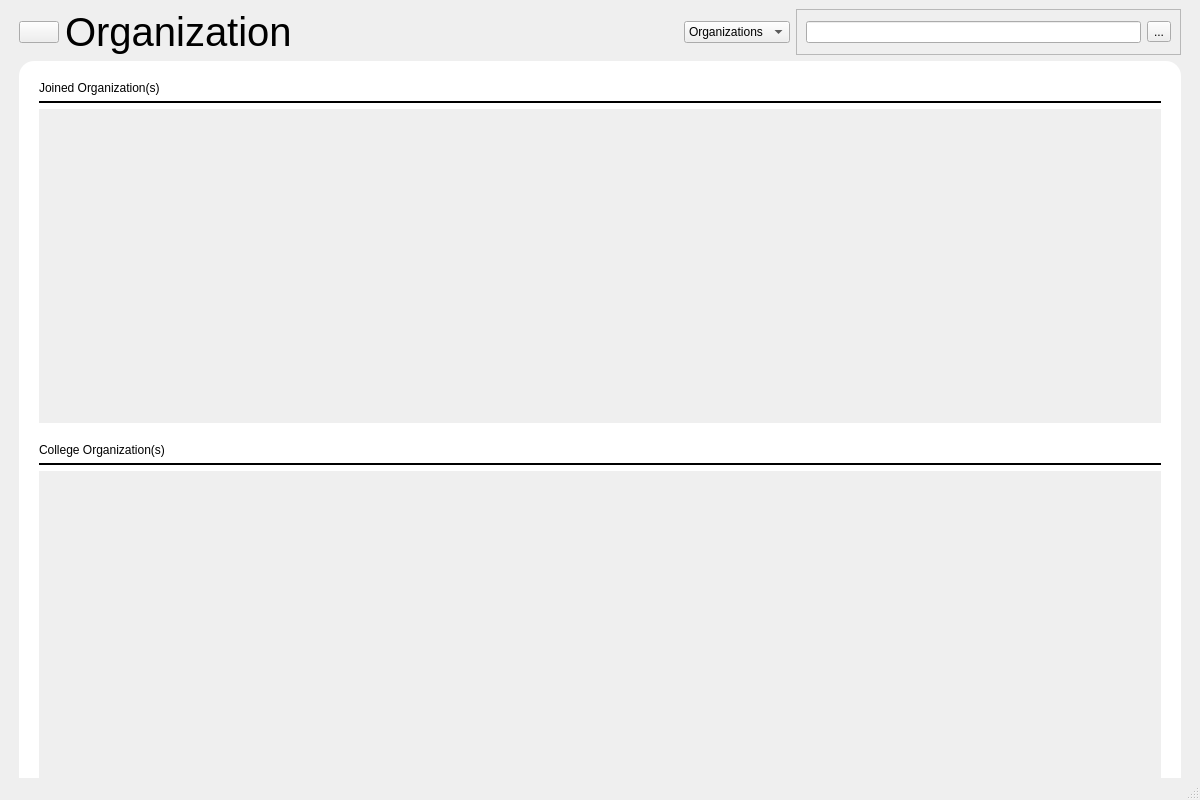
<?xml version="1.0" encoding="UTF-8"?>
<ui version="4.0">
 <class>MainWindow</class>
 <widget class="QMainWindow" name="MainWindow">
  <property name="geometry">
   <rect>
    <x>0</x>
    <y>0</y>
    <width>1200</width>
    <height>800</height>
   </rect>
  </property>
  <property name="minimumSize">
   <size>
    <width>600</width>
    <height>500</height>
   </size>
  </property>
  <property name="windowTitle">
   <string>MainWindow</string>
  </property>
  <widget class="QWidget" name="centralwidget">
   <layout class="QVBoxLayout" name="verticalLayout">
    <property name="spacing">
     <number>0</number>
    </property>
    <property name="leftMargin">
     <number>10</number>
    </property>
    <property name="topMargin">
     <number>0</number>
    </property>
    <property name="rightMargin">
     <number>10</number>
    </property>
    <property name="bottomMargin">
     <number>0</number>
    </property>
    <item>
     <widget class="QStackedWidget" name="stacked_widget">
      <property name="sizePolicy">
       <sizepolicy hsizetype="Expanding" vsizetype="Expanding">
        <horstretch>0</horstretch>
        <verstretch>0</verstretch>
       </sizepolicy>
      </property>
      <property name="currentIndex">
       <number>0</number>
      </property>
      <widget class="QWidget" name="landing_page">
       <layout class="QVBoxLayout" name="verticalLayout_2">
        <item>
         <layout class="QHBoxLayout" name="horizontalLayout_2">
          <item>
           <widget class="QPushButton" name="burger_btn">
            <property name="cursor">
             <cursorShape>ArrowCursor</cursorShape>
            </property>
            <property name="text">
             <string/>
            </property>
            <property name="icon">
             <iconset resource="../assets/org_assets.qrc">
              <normaloff>:/icons/organization/icons/burger_ic.png</normaloff>:/icons/organization/icons/burger_ic.png</iconset>
            </property>
            <property name="iconSize">
             <size>
              <width>40</width>
              <height>40</height>
             </size>
            </property>
           </widget>
          </item>
          <item>
           <widget class="QLabel" name="header_label">
            <property name="font">
             <font>
              <pointsize>30</pointsize>
              <kerning>true</kerning>
             </font>
            </property>
            <property name="text">
             <string>Organization</string>
            </property>
           </widget>
          </item>
          <item>
           <spacer name="horizontalSpacer">
            <property name="orientation">
             <enum>Qt::Horizontal</enum>
            </property>
            <property name="sizeHint" stdset="0">
             <size>
              <width>332</width>
              <height>20</height>
             </size>
            </property>
           </spacer>
          </item>
          <item>
           <widget class="QComboBox" name="comboBox">
            <item>
             <property name="text">
              <string>Organizations</string>
             </property>
            </item>
            <item>
             <property name="text">
              <string>Branches</string>
             </property>
            </item>
           </widget>
          </item>
          <item>
           <widget class="QFrame" name="frame">
            <property name="frameShape">
             <enum>QFrame::StyledPanel</enum>
            </property>
            <property name="frameShadow">
             <enum>QFrame::Raised</enum>
            </property>
            <layout class="QHBoxLayout" name="horizontalLayout">
             <item>
              <widget class="QLineEdit" name="search_line"/>
             </item>
             <item>
              <widget class="QToolButton" name="search_btn">
               <property name="cursor">
                <cursorShape>PointingHandCursor</cursorShape>
               </property>
               <property name="focusPolicy">
                <enum>Qt::TabFocus</enum>
               </property>
               <property name="text">
                <string>...</string>
               </property>
               <property name="icon">
                <iconset resource="../assets/org_assets.qrc">
                 <normaloff>:/icons/organization/icons/search_ic.png</normaloff>:/icons/organization/icons/search_ic.png</iconset>
               </property>
               <property name="iconSize">
                <size>
                 <width>30</width>
                 <height>30</height>
                </size>
               </property>
               <property name="shortcut">
                <string>Return, Enter</string>
               </property>
              </widget>
             </item>
            </layout>
           </widget>
          </item>
         </layout>
        </item>
        <item>
         <widget class="QFrame" name="joined_container">
          <property name="enabled">
           <bool>true</bool>
          </property>
          <property name="sizePolicy">
           <sizepolicy hsizetype="Expanding" vsizetype="Expanding">
            <horstretch>0</horstretch>
            <verstretch>0</verstretch>
           </sizepolicy>
          </property>
          <property name="minimumSize">
           <size>
            <width>0</width>
            <height>400</height>
           </size>
          </property>
          <property name="maximumSize">
           <size>
            <width>16777215</width>
            <height>16777215</height>
           </size>
          </property>
          <property name="styleSheet">
           <string notr="true">QFrame {
    background-color: white;
    border-radius: 15px;
}</string>
          </property>
          <property name="frameShape">
           <enum>QFrame::StyledPanel</enum>
          </property>
          <property name="frameShadow">
           <enum>QFrame::Raised</enum>
          </property>
          <layout class="QVBoxLayout" name="verticalLayout_3">
           <property name="sizeConstraint">
            <enum>QLayout::SetNoConstraint</enum>
           </property>
           <property name="leftMargin">
            <number>20</number>
           </property>
           <property name="topMargin">
            <number>20</number>
           </property>
           <property name="rightMargin">
            <number>20</number>
           </property>
           <property name="bottomMargin">
            <number>20</number>
           </property>
           <item>
            <layout class="QVBoxLayout" name="verticalLayout_7">
             <property name="leftMargin">
              <number>0</number>
             </property>
             <property name="topMargin">
              <number>0</number>
             </property>
             <property name="rightMargin">
              <number>0</number>
             </property>
             <property name="bottomMargin">
              <number>0</number>
             </property>
             <item alignment="Qt::AlignTop">
              <widget class="QLabel" name="joined_label">
               <property name="text">
                <string>Joined Organization(s)</string>
               </property>
              </widget>
             </item>
             <item alignment="Qt::AlignTop">
              <widget class="QFrame" name="hr_line">
               <property name="maximumSize">
                <size>
                 <width>16777215</width>
                 <height>2</height>
                </size>
               </property>
               <property name="styleSheet">
                <string notr="true">QFrame {
    background-color: black;
}</string>
               </property>
               <property name="frameShape">
                <enum>QFrame::HLine</enum>
               </property>
               <property name="frameShadow">
                <enum>QFrame::Sunken</enum>
               </property>
              </widget>
             </item>
            </layout>
           </item>
           <item>
            <widget class="QScrollArea" name="joined_org_scrollable">
             <property name="styleSheet">
              <string notr="true">QScrollArea {
    background-color: white;
}</string>
             </property>
             <property name="widgetResizable">
              <bool>true</bool>
             </property>
             <widget class="QWidget" name="joined_org_scroll">
              <property name="geometry">
               <rect>
                <x>0</x>
                <y>0</y>
                <width>1118</width>
                <height>326</height>
               </rect>
              </property>
              <property name="sizePolicy">
               <sizepolicy hsizetype="Expanding" vsizetype="Expanding">
                <horstretch>0</horstretch>
                <verstretch>0</verstretch>
               </sizepolicy>
              </property>
              <layout class="QVBoxLayout" name="verticalLayout_4">
               <item>
                <layout class="QGridLayout" name="joined_org_grid">
                 <property name="sizeConstraint">
                  <enum>QLayout::SetMaximumSize</enum>
                 </property>
                 <property name="horizontalSpacing">
                  <number>20</number>
                 </property>
                 <property name="verticalSpacing">
                  <number>40</number>
                 </property>
                </layout>
               </item>
              </layout>
             </widget>
            </widget>
           </item>
          </layout>
         </widget>
        </item>
        <item>
         <spacer name="verticalSpacer">
          <property name="orientation">
           <enum>Qt::Vertical</enum>
          </property>
          <property name="sizeType">
           <enum>QSizePolicy::Fixed</enum>
          </property>
          <property name="sizeHint" stdset="0">
           <size>
            <width>20</width>
            <height>10</height>
           </size>
          </property>
         </spacer>
        </item>
        <item>
         <widget class="QFrame" name="other_container">
          <property name="sizePolicy">
           <sizepolicy hsizetype="Expanding" vsizetype="Expanding">
            <horstretch>0</horstretch>
            <verstretch>0</verstretch>
           </sizepolicy>
          </property>
          <property name="minimumSize">
           <size>
            <width>0</width>
            <height>500</height>
           </size>
          </property>
          <property name="maximumSize">
           <size>
            <width>16777215</width>
            <height>16777215</height>
           </size>
          </property>
          <property name="styleSheet">
           <string notr="true">QFrame {
    background-color: white;
    border-radius: 15px;
}</string>
          </property>
          <property name="frameShape">
           <enum>QFrame::StyledPanel</enum>
          </property>
          <property name="frameShadow">
           <enum>QFrame::Raised</enum>
          </property>
          <layout class="QVBoxLayout" name="verticalLayout_6">
           <property name="leftMargin">
            <number>20</number>
           </property>
           <property name="topMargin">
            <number>20</number>
           </property>
           <property name="rightMargin">
            <number>20</number>
           </property>
           <property name="bottomMargin">
            <number>20</number>
           </property>
           <item>
            <layout class="QVBoxLayout" name="verticalLayout_5">
             <property name="leftMargin">
              <number>0</number>
             </property>
             <property name="topMargin">
              <number>0</number>
             </property>
             <property name="rightMargin">
              <number>0</number>
             </property>
             <property name="bottomMargin">
              <number>0</number>
             </property>
             <item alignment="Qt::AlignTop">
              <widget class="QLabel" name="college_label">
               <property name="text">
                <string>College Organization(s)</string>
               </property>
              </widget>
             </item>
             <item alignment="Qt::AlignTop">
              <widget class="QFrame" name="hr_line_2">
               <property name="maximumSize">
                <size>
                 <width>16777215</width>
                 <height>2</height>
                </size>
               </property>
               <property name="styleSheet">
                <string notr="true">QFrame {
    background-color: black;
}</string>
               </property>
               <property name="frameShape">
                <enum>QFrame::HLine</enum>
               </property>
               <property name="frameShadow">
                <enum>QFrame::Sunken</enum>
               </property>
              </widget>
             </item>
            </layout>
           </item>
           <item>
            <widget class="QScrollArea" name="college_org_scrollable">
             <property name="styleSheet">
              <string notr="true">QScrollArea {
    background-color: white;
}</string>
             </property>
             <property name="widgetResizable">
              <bool>true</bool>
             </property>
             <widget class="QWidget" name="college_org_scroll">
              <property name="geometry">
               <rect>
                <x>0</x>
                <y>0</y>
                <width>1118</width>
                <height>426</height>
               </rect>
              </property>
              <property name="sizePolicy">
               <sizepolicy hsizetype="Expanding" vsizetype="Expanding">
                <horstretch>0</horstretch>
                <verstretch>0</verstretch>
               </sizepolicy>
              </property>
              <layout class="QVBoxLayout" name="verticalLayout_8">
               <item>
                <layout class="QGridLayout" name="college_org_grid">
                 <property name="sizeConstraint">
                  <enum>QLayout::SetMaximumSize</enum>
                 </property>
                 <property name="horizontalSpacing">
                  <number>20</number>
                 </property>
                 <property name="verticalSpacing">
                  <number>40</number>
                 </property>
                </layout>
               </item>
              </layout>
             </widget>
            </widget>
           </item>
          </layout>
         </widget>
        </item>
       </layout>
      </widget>
      <widget class="QWidget" name="org_details">
       <layout class="QVBoxLayout" name="verticalLayout_15">
        <item>
         <layout class="QHBoxLayout" name="header_org_details">
          <item>
           <widget class="QPushButton" name="burger_btn__details">
            <property name="cursor">
             <cursorShape>ArrowCursor</cursorShape>
            </property>
            <property name="text">
             <string/>
            </property>
            <property name="icon">
             <iconset resource="../assets/org_assets.qrc">
              <normaloff>:/icons/organization/icons/burger_ic.png</normaloff>:/icons/organization/icons/burger_ic.png</iconset>
            </property>
            <property name="iconSize">
             <size>
              <width>40</width>
              <height>40</height>
             </size>
            </property>
           </widget>
          </item>
          <item>
           <widget class="QLabel" name="header_label_2">
            <property name="font">
             <font>
              <pointsize>30</pointsize>
              <kerning>true</kerning>
             </font>
            </property>
            <property name="text">
             <string>Organization</string>
            </property>
           </widget>
          </item>
          <item>
           <spacer name="horizontalSpacer_2">
            <property name="orientation">
             <enum>Qt::Horizontal</enum>
            </property>
            <property name="sizeHint" stdset="0">
             <size>
              <width>332</width>
              <height>20</height>
             </size>
            </property>
           </spacer>
          </item>
          <item>
           <widget class="QPushButton" name="back_btn">
            <property name="cursor">
             <cursorShape>PointingHandCursor</cursorShape>
            </property>
            <property name="text">
             <string/>
            </property>
            <property name="icon">
             <iconset resource="../assets/org_assets.qrc">
              <normaloff>:/icons/organization/icons/Back IC.png</normaloff>:/icons/organization/icons/Back IC.png</iconset>
            </property>
            <property name="iconSize">
             <size>
              <width>30</width>
              <height>30</height>
             </size>
            </property>
            <property name="shortcut">
             <string>Esc</string>
            </property>
           </widget>
          </item>
         </layout>
        </item>
        <item>
         <layout class="QHBoxLayout" name="horizontalLayout_6">
          <item>
           <widget class="QFrame" name="org_details_container">
            <property name="minimumSize">
             <size>
              <width>250</width>
              <height>0</height>
             </size>
            </property>
            <property name="maximumSize">
             <size>
              <width>500</width>
              <height>16777215</height>
             </size>
            </property>
            <property name="styleSheet">
             <string notr="true">QFrame {
    background-color: white;
    border-radius: 10px;
}</string>
            </property>
            <property name="frameShape">
             <enum>QFrame::StyledPanel</enum>
            </property>
            <property name="frameShadow">
             <enum>QFrame::Raised</enum>
            </property>
            <layout class="QVBoxLayout" name="verticalLayout_10">
             <item alignment="Qt::AlignTop">
              <widget class="QLabel" name="header">
               <property name="text">
                <string>Organization Details</string>
               </property>
              </widget>
             </item>
             <item alignment="Qt::AlignTop">
              <widget class="QFrame" name="line">
               <property name="maximumSize">
                <size>
                 <width>16777215</width>
                 <height>2</height>
                </size>
               </property>
               <property name="styleSheet">
                <string notr="true">QFrame {
    background-color: black;
}</string>
               </property>
               <property name="frameShape">
                <enum>QFrame::HLine</enum>
               </property>
               <property name="frameShadow">
                <enum>QFrame::Sunken</enum>
               </property>
              </widget>
             </item>
             <item alignment="Qt::AlignTop">
              <widget class="QPushButton" name="status_btn">
               <property name="text">
                <string>Active</string>
               </property>
              </widget>
             </item>
             <item>
              <spacer name="verticalSpacer_2">
               <property name="orientation">
                <enum>Qt::Vertical</enum>
               </property>
               <property name="sizeHint" stdset="0">
                <size>
                 <width>20</width>
                 <height>60</height>
                </size>
               </property>
              </spacer>
             </item>
             <item alignment="Qt::AlignHCenter|Qt::AlignVCenter">
              <widget class="QLabel" name="logo">
               <property name="minimumSize">
                <size>
                 <width>200</width>
                 <height>200</height>
                </size>
               </property>
               <property name="text">
                <string>Logo</string>
               </property>
               <property name="scaledContents">
                <bool>true</bool>
               </property>
               <property name="alignment">
                <set>Qt::AlignLeading|Qt::AlignLeft|Qt::AlignVCenter</set>
               </property>
              </widget>
             </item>
             <item>
              <spacer name="verticalSpacer_3">
               <property name="orientation">
                <enum>Qt::Vertical</enum>
               </property>
               <property name="sizeHint" stdset="0">
                <size>
                 <width>20</width>
                 <height>60</height>
                </size>
               </property>
              </spacer>
             </item>
             <item alignment="Qt::AlignHCenter">
              <widget class="QLabel" name="org_name">
               <property name="text">
                <string>OrgName</string>
               </property>
              </widget>
             </item>
             <item>
              <widget class="QFrame" name="line_2">
               <property name="maximumSize">
                <size>
                 <width>16777215</width>
                 <height>2</height>
                </size>
               </property>
               <property name="styleSheet">
                <string notr="true">QFrame {
    background-color: black;
}</string>
               </property>
               <property name="frameShape">
                <enum>QFrame::HLine</enum>
               </property>
               <property name="frameShadow">
                <enum>QFrame::Sunken</enum>
               </property>
              </widget>
             </item>
             <item alignment="Qt::AlignHCenter">
              <widget class="QLabel" name="org_type">
               <property name="text">
                <string>OrgType</string>
               </property>
              </widget>
             </item>
             <item>
              <spacer name="verticalSpacer_4">
               <property name="orientation">
                <enum>Qt::Vertical</enum>
               </property>
               <property name="sizeHint" stdset="0">
                <size>
                 <width>20</width>
                 <height>40</height>
                </size>
               </property>
              </spacer>
             </item>
             <item>
              <widget class="QFrame" name="derscription_container">
               <property name="frameShape">
                <enum>QFrame::StyledPanel</enum>
               </property>
               <property name="frameShadow">
                <enum>QFrame::Raised</enum>
               </property>
               <layout class="QVBoxLayout" name="verticalLayout_9">
                <item>
                 <widget class="QPushButton" name="brief_btn">
                  <property name="text">
                   <string>Brief Overview</string>
                  </property>
                 </widget>
                </item>
                <item alignment="Qt::AlignHCenter">
                 <widget class="QLabel" name="brief_label">
                  <property name="text">
                   <string>BriefContent</string>
                  </property>
                 </widget>
                </item>
                <item>
                 <widget class="QPushButton" name="obj_btn">
                  <property name="text">
                   <string>Objectives</string>
                  </property>
                 </widget>
                </item>
                <item alignment="Qt::AlignHCenter">
                 <widget class="QLabel" name="obj_label">
                  <property name="text">
                   <string>ObjectivesContent</string>
                  </property>
                 </widget>
                </item>
                <item>
                 <widget class="QPushButton" name="branch_btn">
                  <property name="text">
                   <string>Branches</string>
                  </property>
                 </widget>
                </item>
                <item alignment="Qt::AlignHCenter">
                 <widget class="QLabel" name="obj_label_2">
                  <property name="text">
                   <string>BranchList</string>
                  </property>
                 </widget>
                </item>
               </layout>
              </widget>
             </item>
             <item>
              <spacer name="verticalSpacer_5">
               <property name="orientation">
                <enum>Qt::Vertical</enum>
               </property>
               <property name="sizeHint" stdset="0">
                <size>
                 <width>20</width>
                 <height>40</height>
                </size>
               </property>
              </spacer>
             </item>
            </layout>
           </widget>
          </item>
          <item>
           <spacer name="horizontalSpacer_3">
            <property name="orientation">
             <enum>Qt::Horizontal</enum>
            </property>
            <property name="sizeType">
             <enum>QSizePolicy::Fixed</enum>
            </property>
            <property name="sizeHint" stdset="0">
             <size>
              <width>10</width>
              <height>20</height>
             </size>
            </property>
           </spacer>
          </item>
          <item>
           <widget class="QFrame" name="officers_frame">
            <property name="minimumSize">
             <size>
              <width>500</width>
              <height>0</height>
             </size>
            </property>
            <property name="styleSheet">
             <string notr="true">QFrame {
    background-color: white;
    border-radius: 10px;
}</string>
            </property>
            <property name="frameShape">
             <enum>QFrame::StyledPanel</enum>
            </property>
            <property name="frameShadow">
             <enum>QFrame::Raised</enum>
            </property>
            <layout class="QVBoxLayout" name="verticalLayout_12">
             <item>
              <layout class="QHBoxLayout" name="horizontalLayout_3">
               <property name="leftMargin">
                <number>0</number>
               </property>
               <property name="topMargin">
                <number>0</number>
               </property>
               <property name="rightMargin">
                <number>0</number>
               </property>
               <property name="bottomMargin">
                <number>0</number>
               </property>
               <item>
                <widget class="QLabel" name="header_2">
                 <property name="text">
                  <string>Organization Officers</string>
                 </property>
                </widget>
               </item>
               <item>
                <spacer name="horizontalSpacer_4">
                 <property name="orientation">
                  <enum>Qt::Horizontal</enum>
                 </property>
                 <property name="sizeHint" stdset="0">
                  <size>
                   <width>40</width>
                   <height>20</height>
                  </size>
                 </property>
                </spacer>
               </item>
               <item>
                <widget class="QPushButton" name="view_members_btn">
                 <property name="font">
                  <font>
                   <underline>true</underline>
                  </font>
                 </property>
                 <property name="text">
                  <string>View Members</string>
                 </property>
                </widget>
               </item>
              </layout>
             </item>
             <item alignment="Qt::AlignTop">
              <widget class="QFrame" name="line_3">
               <property name="maximumSize">
                <size>
                 <width>16777215</width>
                 <height>2</height>
                </size>
               </property>
               <property name="styleSheet">
                <string notr="true">QFrame {
    background-color: black;
}</string>
               </property>
               <property name="frameShape">
                <enum>QFrame::HLine</enum>
               </property>
               <property name="frameShadow">
                <enum>QFrame::Sunken</enum>
               </property>
              </widget>
             </item>
             <item>
              <widget class="QScrollArea" name="officers_scroll_area">
               <property name="styleSheet">
                <string notr="true">QScrollArea {
    background-color: white;
    border: none;
}</string>
               </property>
               <property name="widgetResizable">
                <bool>true</bool>
               </property>
               <widget class="QWidget" name="scroll_area_contents">
                <property name="geometry">
                 <rect>
                  <x>0</x>
                  <y>0</y>
                  <width>478</width>
                  <height>582</height>
                 </rect>
                </property>
                <layout class="QVBoxLayout" name="verticalLayout_11">
                 <item>
                  <layout class="QGridLayout" name="officer_cards_grid">
                   <item row="0" column="1">
                    <spacer name="verticalSpacer_6">
                     <property name="orientation">
                      <enum>Qt::Vertical</enum>
                     </property>
                     <property name="sizeHint" stdset="0">
                      <size>
                       <width>20</width>
                       <height>40</height>
                      </size>
                     </property>
                    </spacer>
                   </item>
                  </layout>
                 </item>
                </layout>
               </widget>
              </widget>
             </item>
             <item>
              <layout class="QHBoxLayout" name="horizontalLayout_4">
               <item>
                <widget class="QLabel" name="label">
                 <property name="text">
                  <string>Semester</string>
                 </property>
                </widget>
               </item>
               <item>
                <spacer name="horizontalSpacer_5">
                 <property name="orientation">
                  <enum>Qt::Horizontal</enum>
                 </property>
                 <property name="sizeHint" stdset="0">
                  <size>
                   <width>273</width>
                   <height>20</height>
                  </size>
                 </property>
                </spacer>
               </item>
               <item>
                <widget class="QComboBox" name="officer_history_dp">
                 <item>
                  <property name="text">
                   <string>Officer History</string>
                  </property>
                 </item>
                </widget>
               </item>
              </layout>
             </item>
            </layout>
           </widget>
          </item>
          <item>
           <spacer name="horizontalSpacer_6">
            <property name="orientation">
             <enum>Qt::Horizontal</enum>
            </property>
            <property name="sizeType">
             <enum>QSizePolicy::Fixed</enum>
            </property>
            <property name="sizeHint" stdset="0">
             <size>
              <width>10</width>
              <height>20</height>
             </size>
            </property>
           </spacer>
          </item>
          <item>
           <widget class="QFrame" name="events_container">
            <property name="minimumSize">
             <size>
              <width>250</width>
              <height>0</height>
             </size>
            </property>
            <property name="maximumSize">
             <size>
              <width>400</width>
              <height>16777215</height>
             </size>
            </property>
            <property name="styleSheet">
             <string notr="true">QFrame {
    background-color: white;
    border-radius: 10px;
}</string>
            </property>
            <property name="frameShape">
             <enum>QFrame::StyledPanel</enum>
            </property>
            <property name="frameShadow">
             <enum>QFrame::Raised</enum>
            </property>
            <layout class="QVBoxLayout" name="verticalLayout_13">
             <item>
              <layout class="QHBoxLayout" name="horizontalLayout_5">
               <property name="leftMargin">
                <number>0</number>
               </property>
               <property name="topMargin">
                <number>0</number>
               </property>
               <property name="rightMargin">
                <number>0</number>
               </property>
               <property name="bottomMargin">
                <number>0</number>
               </property>
               <item>
                <widget class="QLabel" name="header_3">
                 <property name="text">
                  <string>Upcoming Events</string>
                 </property>
                </widget>
               </item>
               <item>
                <spacer name="horizontalSpacer_7">
                 <property name="orientation">
                  <enum>Qt::Horizontal</enum>
                 </property>
                 <property name="sizeHint" stdset="0">
                  <size>
                   <width>40</width>
                   <height>20</height>
                  </size>
                 </property>
                </spacer>
               </item>
               <item>
                <widget class="QPushButton" name="calendar_btn">
                 <property name="font">
                  <font>
                   <underline>false</underline>
                  </font>
                 </property>
                 <property name="text">
                  <string/>
                 </property>
                 <property name="icon">
                  <iconset resource="../assets/org_assets.qrc">
                   <normaloff>:/icons/organization/icons/calendar.png</normaloff>:/icons/organization/icons/calendar.png</iconset>
                 </property>
                 <property name="iconSize">
                  <size>
                   <width>30</width>
                   <height>30</height>
                  </size>
                 </property>
                </widget>
               </item>
              </layout>
             </item>
             <item>
              <widget class="QFrame" name="line_4">
               <property name="maximumSize">
                <size>
                 <width>16777215</width>
                 <height>2</height>
                </size>
               </property>
               <property name="styleSheet">
                <string notr="true">QFrame {
    background-color: black;
}</string>
               </property>
               <property name="frameShape">
                <enum>QFrame::HLine</enum>
               </property>
               <property name="frameShadow">
                <enum>QFrame::Sunken</enum>
               </property>
              </widget>
             </item>
             <item>
              <widget class="QScrollArea" name="scroll_area_events">
               <property name="widgetResizable">
                <bool>true</bool>
               </property>
               <widget class="QWidget" name="events_container_2">
                <property name="geometry">
                 <rect>
                  <x>0</x>
                  <y>0</y>
                  <width>336</width>
                  <height>602</height>
                 </rect>
                </property>
                <layout class="QVBoxLayout" name="verticalLayout_14"/>
               </widget>
              </widget>
             </item>
            </layout>
           </widget>
          </item>
         </layout>
        </item>
       </layout>
      </widget>
      <widget class="QWidget" name="view_members">
       <layout class="QVBoxLayout" name="verticalLayout_18">
        <item>
         <layout class="QHBoxLayout" name="members_header">
          <item>
           <widget class="QPushButton" name="burger_btn_2">
            <property name="cursor">
             <cursorShape>ArrowCursor</cursorShape>
            </property>
            <property name="text">
             <string/>
            </property>
            <property name="icon">
             <iconset resource="../assets/org_assets.qrc">
              <normaloff>:/icons/organization/icons/burger_ic.png</normaloff>:/icons/organization/icons/burger_ic.png</iconset>
            </property>
            <property name="iconSize">
             <size>
              <width>40</width>
              <height>40</height>
             </size>
            </property>
           </widget>
          </item>
          <item>
           <widget class="QLabel" name="header_label_3">
            <property name="font">
             <font>
              <pointsize>30</pointsize>
              <kerning>true</kerning>
             </font>
            </property>
            <property name="text">
             <string>Organization</string>
            </property>
           </widget>
          </item>
          <item>
           <spacer name="horizontalSpacer_8">
            <property name="orientation">
             <enum>Qt::Horizontal</enum>
            </property>
            <property name="sizeHint" stdset="0">
             <size>
              <width>332</width>
              <height>20</height>
             </size>
            </property>
           </spacer>
          </item>
          <item>
           <widget class="QFrame" name="search_container">
            <property name="frameShape">
             <enum>QFrame::StyledPanel</enum>
            </property>
            <property name="frameShadow">
             <enum>QFrame::Raised</enum>
            </property>
            <layout class="QHBoxLayout" name="horizontalLayout_9">
             <item>
              <widget class="QLineEdit" name="search_line_3"/>
             </item>
             <item>
              <widget class="QToolButton" name="search_btn_3">
               <property name="cursor">
                <cursorShape>PointingHandCursor</cursorShape>
               </property>
               <property name="text">
                <string>...</string>
               </property>
               <property name="icon">
                <iconset resource="../assets/org_assets.qrc">
                 <normaloff>:/icons/organization/icons/search_ic.png</normaloff>:/icons/organization/icons/search_ic.png</iconset>
               </property>
               <property name="iconSize">
                <size>
                 <width>30</width>
                 <height>30</height>
                </size>
               </property>
               <property name="shortcut">
                <string>Return, Enter</string>
               </property>
              </widget>
             </item>
            </layout>
           </widget>
          </item>
          <item>
           <widget class="QPushButton" name="back_btn_member">
            <property name="text">
             <string/>
            </property>
            <property name="icon">
             <iconset resource="../assets/org_assets.qrc">
              <normaloff>:/icons/organization/icons/Back IC.png</normaloff>:/icons/organization/icons/Back IC.png</iconset>
            </property>
            <property name="iconSize">
             <size>
              <width>30</width>
              <height>30</height>
             </size>
            </property>
            <property name="shortcut">
             <string>Esc</string>
            </property>
           </widget>
          </item>
         </layout>
        </item>
        <item>
         <widget class="QFrame" name="list_container">
          <property name="frameShape">
           <enum>QFrame::StyledPanel</enum>
          </property>
          <property name="frameShadow">
           <enum>QFrame::Raised</enum>
          </property>
          <layout class="QVBoxLayout" name="verticalLayout_17">
           <item>
            <widget class="QWidget" name="header_4" native="true">
             <layout class="QVBoxLayout" name="verticalLayout_16">
              <item>
               <widget class="QLabel" name="label_2">
                <property name="text">
                 <string>Member List</string>
                </property>
               </widget>
              </item>
              <item>
               <widget class="QFrame" name="line_5">
                <property name="maximumSize">
                 <size>
                  <width>16777215</width>
                  <height>2</height>
                 </size>
                </property>
                <property name="styleSheet">
                 <string notr="true">Line {
    background-color: black;
}</string>
                </property>
                <property name="frameShape">
                 <enum>QFrame::HLine</enum>
                </property>
                <property name="frameShadow">
                 <enum>QFrame::Sunken</enum>
                </property>
               </widget>
              </item>
             </layout>
            </widget>
           </item>
           <item>
            <widget class="QTableView" name="list_view">
             <property name="styleSheet">
              <string notr="true">QTableView {
    border: none;
    border-radius: 10px;
    background-color: white;
}</string>
             </property>
            </widget>
           </item>
          </layout>
         </widget>
        </item>
       </layout>
      </widget>
     </widget>
    </item>
   </layout>
  </widget>
  <widget class="QStatusBar" name="statusbar"/>
 </widget>
 <resources>
  <include location="../assets/org_assets.qrc"/>
 </resources>
 <connections/>
</ui>
